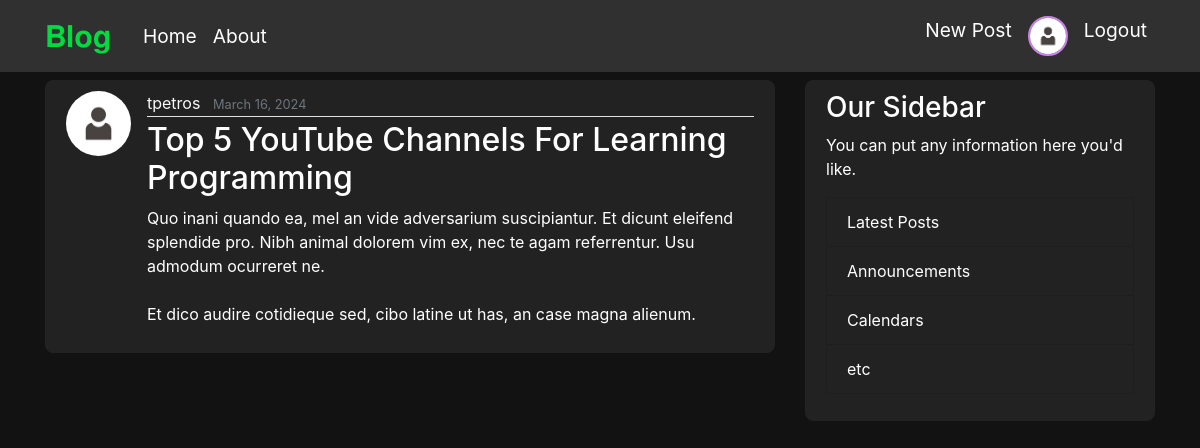
The page /post/29/ (signed in) on the database its author committed.
### users/models.py (models this page shows, shortened)
class Profile(models.Model):
    user = models.OneToOneField(User, on_delete=models.CASCADE)
    image = models.ImageField(default='default.jpg', upload_to='profile_pics')

### blog/models.py (models this page shows, shortened)
class Post(models.Model):
    title = models.CharField(max_length=100)
    content = models.TextField()
    date_posted = models.DateTimeField(default=timezone.now)
    author = models.ForeignKey(User, on_delete=models.CASCADE)

### blog/views.py (the view)
# urls.py: path('post/<int:pk>/', PostDetailView.as_view(), name='post-detail'),
class PostDetailView(DetailView):
    model = Post

### blog/templates/blog/post_detail.html (shortened to what this page needs)
{% extends "blog/base.html" %}
{% block content %}
        <article class="media content-section">
          <img class="rounded-circle article-img" src="{{ object.author.profile.image.url }}">
          <div class="media-body">
            <div class="article-metadata">
              <a class="mr-2" href="#">{{ object.author }}</a>
              <small class="text-muted">{{ object.date_posted|date:"F d, Y" }}</small>
            </div>
            <h2 class="article-content">{{ object.title }}</h2>
            <p class="article-content">{{ object.content }}</p>
          </div>
        </article>
{% endblock content %}

### blog/templates/blog/base.html (shortened to what this page needs)
{% load static %}
<!DOCTYPE html>
<html>
<head>
    <link rel="stylesheet" href="https://cdn.jsdelivr.net/npm/bootstrap@4.3.1/dist/css/bootstrap.min.css">
    <link rel="stylesheet" type="text/css" href="{% static 'blog/main.css' %}">
</head>
<body>
    <header class="site-header">
      <nav class="navbar navbar-expand-md navbar-dark bg-steel fixed-top m-0">
        <div class="container">
          <a id="logo" class="navbar-brand mr-4" href="{% url 'home' %}">𝐁𝐥𝐨𝐠</a>
          <div class="collapse navbar-collapse" id="navbarToggle">
            <div class="navbar-nav mr-auto">
              <a class="nav-item nav-link" href="{% url 'home' %}">Home</a>
              <a class="nav-item nav-link" href="{% url 'about' %}">About</a>
            </div>
            <div class="navbar-nav">
              {% if user.is_authenticated %}
			  	<a class="nav-item nav-link" href="{% url 'post-create' %}">New Post</a>
                <a class="nav-item nav-link" href="{% url 'profile' %}">
					<div class="profile-container">
						<img class="rounded-circle profile-img" src="{{ user.profile.image.url }}">
					</div>
				</a>
                <a class="nav-item nav-link" href="{% url 'logout' %}">Logout</a>
              {% else %}
                <a class="nav-item nav-link" href="{% url 'login' %}">Login</a>
                <a class="nav-item nav-link" href="{% url 'register' %}">Register</a>
              {% endif %}
            </div>
          </div>
        </div>
      </nav>
    </header>
    <main role="main" class="container">
      <div class="row">
        <div class="col-md-8">
          {% block content %}{% endblock %}
        </div>
        <div class="col-md-4">
          <div class="content-section">
            <h3>Our Sidebar</h3>
            <p>You can put any information here you'd like.
              <ul class="list-group">
                <li class="list-group-item list-group-item-light">Latest Posts</li>
                <li class="list-group-item list-group-item-light">Announcements</li>
                <li class="list-group-item list-group-item-light">Calendars</li>
                <li class="list-group-item list-group-item-light">etc</li>
              </ul>
            </p>
          </div>
        </div>
      </div>
    </main>
</body>
</html>

### blog/static/blog/main.css (style rules this page uses)
body { background: #121212; color: #ffffff; margin-top: 5rem; }
h1, h2, h3, h4, h5, h6 { color: #ffffff; }
a { color: #f8f8f8; }
ul { margin: 0; }
.bg-steel { background-color: #303030; }
.site-header .navbar-nav .nav-link { color: #ffffff; font-size: larger; }
#logo { font-size: 30px; color: #00db42; }
.content-section { background: #222; padding: 10px 20px; border: 1px solid #222; border-radius: 8px; margin-bottom: 20px; }
.article-content { white-space: pre-line; }
.article-img { height: 65px; width: 65px; margin-right: 16px; }
.profile-container { position: relative; display: inline-block; }
.profile-img { width: 10vw; max-width: 40px; max-height: 40px; height: auto; border: 2px solid #ca81e7; }
.article-metadata { padding-bottom: 1px; margin-bottom: 4px; border-bottom: 1px solid #e3e3e3; }
.list-group-item { background-color: #222; color: #ffffff; }
small { color: #d3d3d3; }

### rows shown on the page
Post: author.profile.image (placeholder picture), author "tpetros", date_posted "March 16, 2024", title "Top 5 YouTube Channels For Learning Programming", content "Quo inani quando ea, mel an vide adversarium suscipiantur. Et dicunt eleifend splendide pro. Nibh animal dolorem vim ex, nec te agam referrentur. Usu admodum ocurreret ne. Et dico audire cotidieque sed, cibo latine ut has, an case magna alienum."
